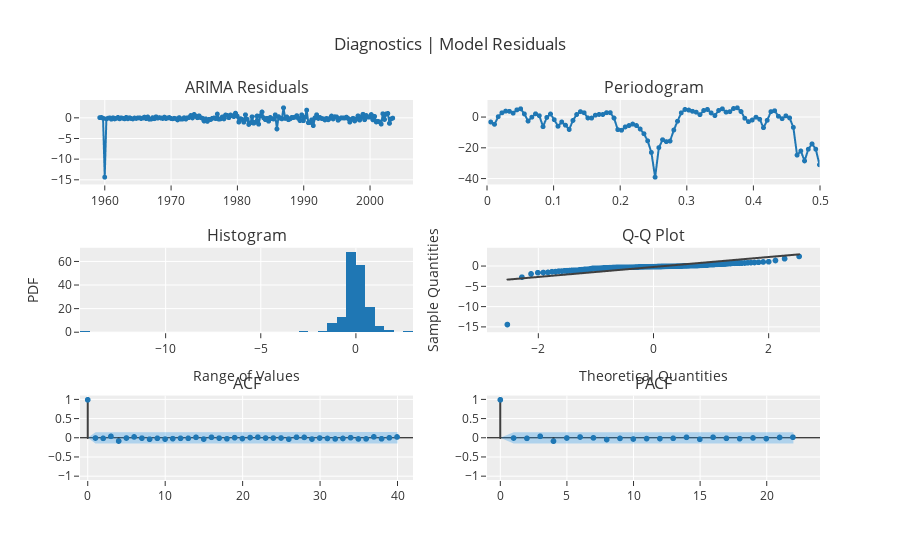

Notebook source saved alongside this figure:
### Code cell
# check the residuals of the sarima model
exp.plot_model(sar1, plot='diagnostics')

### Figure 1 — Plotly figure (JSON) as saved in the notebook; plotly's stock layout.template omitted (floating-point values rounded to 4 significant figures; data arrays with more than 128 entries replaced by an {"elided": "..."} marker saying what was removed)
{"data": [{"line": {"color": "rgb(31, 119, 180)", "width": 2}, "marker": {"color": "rgb(31, 119, 180)", "size": 5}, "mode": "lines+markers", "name": "ARIMA", "showlegend": false, "type": "scattergl", "x": {"elided": "178 str values"}, "xaxis": "x", "y": {"elided": "178 float values"}, "yaxis": "y"}, {"hoverinfo": "text", "hovertext": ["Freq: 0.0056<br>Ampl: -2.9874<br>Time period: 178.0", "Freq: 0.0112<br>Ampl: -4.4656<br>Time period: 89.0", "Freq: 0.0169<br>Ampl: 0.5081<br>Time period: 59.3333", "Freq: 0.0225<br>Ampl: 3.0516<br>Time period: 44.5", "Freq: 0.0281<br>Ampl: 4.1677<br>Time period: 35.6", "Freq: 0.0337<br>Ampl: 4.0035<br>Time period: 29.6667", "Freq: 0.0393<br>Ampl: 2.8151<br>Time period: 25.4286", "Freq: 0.0449<br>Ampl: 4.9774<br>Time period: 22.25", "Freq: 0.0506<br>Ampl: 5.6744<br>Time period: 19.7778", "Freq: 0.0562<br>Ampl: 2.3183<br>Time period: 17.8", "Freq: 0.0618<br>Ampl: -2.3597<br>Time period: 16.1818", "Freq: 0.0674<br>Ampl: 0.185<br>Time period: 14.8333", "Freq: 0.073<br>Ampl: 2.3923<br>Time period: 13.6923", "Freq: 0.0787<br>Ampl: 1.1406<br>Time period: 12.7143", "Freq: 0.0843<br>Ampl: -6.018<br>Time period: 11.8667", "Freq: 0.0899<br>Ampl: 0.0285<br>Time period: 11.125", "Freq: 0.0955<br>Ampl: 2.2713<br>Time period: 10.4706", "Freq: 0.1011<br>Ampl: -1.4369<br>Time period: 9.8889", "Freq: 0.1067<br>Ampl: -5.7527<br>Time period: 9.3684", "Freq: 0.1124<br>Ampl: -2.9438<br>Time period: 8.9", "Freq: 0.118<br>Ampl: -5.049<br>Time period: 8.4762", "Freq: 0.1236<br>Ampl: -7.8612<br>Time period: 8.0909", "Freq: 0.1292<br>Ampl: -1.9497<br>Time period: 7.7391", "Freq: 0.1348<br>Ampl: 1.9137<br>Time period: 7.4167", "Freq: 0.1404<br>Ampl: 3.7944<br>Time period: 7.12", "Freq: 0.1461<br>Ampl: 3.0808<br>Time period: 6.8462", "Freq: 0.1517<br>Ampl: -0.3325<br>Time period: 6.5926", "Freq: 0.1573<br>Ampl: -0.4027<br>Time period: 6.3571", "Freq: 0.1629<br>Ampl: 1.5036<br>Time period: 6.1379", "Freq: 0.1685<br>Ampl: 2.0033<br>Time period: 5.9333", "Freq: 0.1742<br>Ampl: 1.9395<br>Time period: 5.7419", "Freq: 0.1798<br>Ampl: 3.1224<br>Time period: 5.5625", "Freq: 0.1854<br>Ampl: 3.1451<br>Time period: 5.3939", "Freq: 0.191<br>Ampl: -0.3824<br>Time period: 5.2353", "Freq: 0.1966<br>Ampl: -7.9303<br>Time period: 5.0857", "Freq: 0.2022<br>Ampl: -8.3479<br>Time period: 4.9444", "Freq: 0.2079<br>Ampl: -6.1787<br>Time period: 4.8108", "Freq: 0.2135<br>Ampl: -5.2855<br>Time period: 4.6842", "Freq: 0.2191<br>Ampl: -4.3202<br>Time period: 4.5641", "Freq: 0.2247<br>Ampl: -5.2724<br>Time period: 4.45", "Freq: 0.2303<br>Ampl: -7.5556<br>Time period: 4.3415", "Freq: 0.236<br>Ampl: -10.6128<br>Time period: 4.2381", "Freq: 0.2416<br>Ampl: -15.2679<br>Time period: 4.1395", "Freq: 0.2472<br>Ampl: -22.8821<br>Time period: 4.0455", "Freq: 0.2528<br>Ampl: -39.0364<br>Time period: 3.9556", "Freq: 0.2584<br>Ampl: -19.7087<br>Time period: 3.8696", "Freq: 0.264<br>Ampl: -14.5494<br>Time period: 3.7872", "Freq: 0.2697<br>Ampl: -15.7868<br>Time period: 3.7083", "Freq: 0.2753<br>Ampl: -15.429<br>Time period: 3.6327", "Freq: 0.2809<br>Ampl: -8.2<br>Time period: 3.56", "Freq: 0.2865<br>Ampl: -2.454<br>Time period: 3.4902", "Freq: 0.2921<br>Ampl: 3.0297<br>Time period: 3.4231", "Freq: 0.2978<br>Ampl: 5.2633<br>Time period: 3.3585", "Freq: 0.3034<br>Ampl: 4.8319<br>Time period: 3.2963", "Freq: 0.309<br>Ampl: 4.0484<br>Time period: 3.2364", "Freq: 0.3146<br>Ampl: 3.459<br>Time period: 3.1786", "Freq: 0.3202<br>Ampl: 1.8405<br>Time period: 3.1228", "Freq: 0.3258<br>Ampl: 4.5631<br>Time period: 3.069", "Freq: 0.3315<br>Ampl: 5.2585<br>Time period: 3.0169", "Freq: 0.3371<br>Ampl: 2.9866<br>Time period: 2.9667", "Freq: 0.3427<br>Ampl: 1.2388<br>Time period: 2.918", "Freq: 0.3483<br>Ampl: 4.5901<br>Time period: 2.871", "Freq: 0.3539<br>Ampl: 5.6537<br>Time period: 2.8254", "Freq: 0.3596<br>Ampl: 3.5042<br>Time period: 2.7812", "Freq: 0.3652<br>Ampl: 3.8095<br>Time period: 2.7385", "Freq: 0.3708<br>Ampl: 5.8561<br>Time period: 2.697", "Freq: 0.3764<br>Ampl: 6.3182<br>Time period: 2.6567", "Freq: 0.382<br>Ampl: 3.8672<br>Time period: 2.6176", "Freq: 0.3876<br>Ampl: -0.5014<br>Time period: 2.5797", "Freq: 0.3933<br>Ampl: -2.7035<br>Time period: 2.5429", "Freq: 0.3989<br>Ampl: -1.669<br>Time period: 2.507", "Freq: 0.4045<br>Ampl: 0.1718<br>Time period: 2.4722", "Freq: 0.4101<br>Ampl: -1.1775<br>Time period: 2.4384", "Freq: 0.4157<br>Ampl: -6.6652<br>Time period: 2.4054", "Freq: 0.4213<br>Ampl: -1.8573<br>Time period: 2.3733", "Freq: 0.427<br>Ampl: 3.8315<br>Time period: 2.3421", "Freq: 0.4326<br>Ampl: 4.3862<br>Time period: 2.3117", "Freq: 0.4382<br>Ampl: 0.8013<br>Time period: 2.2821", "Freq: 0.4438<br>Ampl: -0.7923<br>Time period: 2.2532", "Freq: 0.4494<br>Ampl: 1.0649<br>Time period: 2.225", "Freq: 0.4551<br>Ampl: -0.3172<br>Time period: 2.1975", "Freq: 0.4607<br>Ampl: -6.4665<br>Time period: 2.1707", "Freq: 0.4663<br>Ampl: -24.6149<br>Time period: 2.1446", "Freq: 0.4719<br>Ampl: -21.9058<br>Time period: 2.119", "Freq: 0.4775<br>Ampl: -28.3922<br>Time period: 2.0941", "Freq: 0.4831<br>Ampl: -20.7518<br>Time period: 2.0698", "Freq: 0.4888<br>Ampl: -17.2495<br>Time period: 2.046", "Freq: 0.4944<br>Ampl: -20.701<br>Time period: 2.0227", "Freq: 0.5<br>Ampl: -30.9103<br>Time period: 2.0"], "line": {"color": "#1f77b4", "width": 2}, "marker": {"size": 5}, "mode": "lines+markers", "name": "ARIMA", "showlegend": false, "type": "scattergl", "x": [0.005618, 0.01124, 0.01685, 0.02247, 0.02809, 0.03371, 0.03933, 0.04494, 0.05056, 0.05618, 0.0618, 0.06742, 0.07303, 0.07865, 0.08427, 0.08989, 0.09551, 0.1011, 0.1067, 0.1124, 0.118, 0.1236, 0.1292, 0.1348, 0.1404, 0.1461, 0.1517, 0.1573, 0.1629, 0.1685, 0.1742, 0.1798, 0.1854, 0.191, 0.1966, 0.2022, 0.2079, 0.2135, 0.2191, 0.2247, 0.2303, 0.236, 0.2416, 0.2472, 0.2528, 0.2584, 0.264, 0.2697, 0.2753, 0.2809, 0.2865, 0.2921, 0.2978, 0.3034, 0.309, 0.3146, 0.3202, 0.3258, 0.3315, 0.3371, 0.3427, 0.3483, 0.3539, 0.3596, 0.3652, 0.3708, 0.3764, 0.382, 0.3876, 0.3933, 0.3989, 0.4045, 0.4101, 0.4157, 0.4213, 0.427, 0.4326, 0.4382, 0.4438, 0.4494, 0.4551, 0.4607, 0.4663, 0.4719, 0.4775, 0.4831, 0.4888, 0.4944, 0.5], "xaxis": "x2", "y": [-2.987, -4.466, 0.5081, 3.052, 4.168, 4.003, 2.815, 4.977, 5.674, 2.318, -2.36, 0.185, 2.392, 1.141, -6.018, 0.02851, 2.271, -1.437, -5.753, -2.944, -5.049, -7.861, -1.95, 1.914, 3.794, 3.081, -0.3325, -0.4027, 1.504, 2.003, 1.94, 3.122, 3.145, -0.3824, -7.93, -8.348, -6.179, -5.286, -4.32, -5.272, -7.556, -10.61, -15.27, -22.88, -39.04, -19.71, -14.55, -15.79, -15.43, -8.2, -2.454, 3.03, 5.263, 4.832, 4.048, 3.459, 1.84, 4.563, 5.259, 2.987, 1.239, 4.59, 5.654, 3.504, 3.809, 5.856, 6.318, 3.867, -0.5014, -2.704, -1.669, 0.1718, -1.178, -6.665, -1.857, 3.831, 4.386, 0.8013, -0.7923, 1.065, -0.3172, -6.467, -24.61, -21.91, -28.39, -20.75, -17.25, -20.7, -30.91], "yaxis": "y2"}, {"alignmentgroup": "True", "bingroup": "x", "hovertemplate": "variable=ARIMA<br>value=%{x}<br>count=%{y}<extra></extra>", "legendgroup": "ARIMA", "marker": {"color": "#1f77b4", "pattern": {"shape": ""}}, "name": "ARIMA", "offsetgroup": "ARIMA", "orientation": "v", "showlegend": false, "type": "histogram", "x": {"elided": "178 float values"}, "xaxis": "x3", "yaxis": "y3"}, {"marker": {"color": "#1f77b4"}, "mode": "markers", "name": "ARIMA", "showlegend": false, "type": "scattergl", "x": {"elided": "178 float values"}, "xaxis": "x4", "y": {"elided": "178 float values"}, "yaxis": "y4"}, {"line": {"color": "#3f3f3f"}, "mode": "lines", "name": "ARIMA", "showlegend": false, "type": "scattergl", "x": {"elided": "178 float values"}, "xaxis": "x4", "y": {"elided": "178 float values"}, "yaxis": "y4"}, {"line": {"color": "#3f3f3f"}, "mode": "lines", "name": "ACF", "showlegend": false, "type": "scattergl", "x": [0, 0], "xaxis": "x5", "y": [0, 1], "yaxis": "y5"}, {"line": {"color": "#3f3f3f"}, "mode": "lines", "name": "ACF", "showlegend": false, "type": "scattergl", "x": [1, 1], "xaxis": "x5", "y": [0, -0.0005858], "yaxis": "y5"}, {"line": {"color": "#3f3f3f"}, "mode": "lines", "name": "ACF", "showlegend": false, "type": "scattergl", "x": [2, 2], "xaxis": "x5", "y": [0, -0.00902], "yaxis": "y5"}, {"line": {"color": "#3f3f3f"}, "mode": "lines", "name": "ACF", "showlegend": false, "type": "scattergl", "x": [3, 3], "xaxis": "x5", "y": [0, 0.04319], "yaxis": "y5"}, {"line": {"color": "#3f3f3f"}, "mode": "lines", "name": "ACF", "showlegend": false, "type": "scattergl", "x": [4, 4], "xaxis": "x5", "y": [0, -0.07942], "yaxis": "y5"}, {"line": {"color": "#3f3f3f"}, "mode": "lines", "name": "ACF", "showlegend": false, "type": "scattergl", "x": [5, 5], "xaxis": "x5", "y": [0, -0.001144], "yaxis": "y5"}, {"line": {"color": "#3f3f3f"}, "mode": "lines", "name": "ACF", "showlegend": false, "type": "scattergl", "x": [6, 6], "xaxis": "x5", "y": [0, 0.02779], "yaxis": "y5"}, {"line": {"color": "#3f3f3f"}, "mode": "lines", "name": "ACF", "showlegend": false, "type": "scattergl", "x": [7, 7], "xaxis": "x5", "y": [0, -0.003687], "yaxis": "y5"}, {"line": {"color": "#3f3f3f"}, "mode": "lines", "name": "ACF", "showlegend": false, "type": "scattergl", "x": [8, 8], "xaxis": "x5", "y": [0, -0.03262], "yaxis": "y5"}, {"line": {"color": "#3f3f3f"}, "mode": "lines", "name": "ACF", "showlegend": false, "type": "scattergl", "x": [9, 9], "xaxis": "x5", "y": [0, -0.007953], "yaxis": "y5"}, {"line": {"color": "#3f3f3f"}, "mode": "lines", "name": "ACF", "showlegend": false, "type": "scattergl", "x": [10, 10], "xaxis": "x5", "y": [0, -0.02833], "yaxis": "y5"}, {"line": {"color": "#3f3f3f"}, "mode": "lines", "name": "ACF", "showlegend": false, "type": "scattergl", "x": [11, 11], "xaxis": "x5", "y": [0, -0.01745], "yaxis": "y5"}, {"line": {"color": "#3f3f3f"}, "mode": "lines", "name": "ACF", "showlegend": false, "type": "scattergl", "x": [12, 12], "xaxis": "x5", "y": [0, -0.009022], "yaxis": "y5"}, {"line": {"color": "#3f3f3f"}, "mode": "lines", "name": "ACF", "showlegend": false, "type": "scattergl", "x": [13, 13], "xaxis": "x5", "y": [0, -0.008086], "yaxis": "y5"}, {"line": {"color": "#3f3f3f"}, "mode": "lines", "name": "ACF", "showlegend": false, "type": "scattergl", "x": [14, 14], "xaxis": "x5", "y": [0, 0.01726], "yaxis": "y5"}, {"line": {"color": "#3f3f3f"}, "mode": "lines", "name": "ACF", "showlegend": false, "type": "scattergl", "x": [15, 15], "xaxis": "x5", "y": [0, -0.0286], "yaxis": "y5"}, {"line": {"color": "#3f3f3f"}, "mode": "lines", "name": "ACF", "showlegend": false, "type": "scattergl", "x": [16, 16], "xaxis": "x5", "y": [0, 0.01767], "yaxis": "y5"}, {"line": {"color": "#3f3f3f"}, "mode": "lines", "name": "ACF", "showlegend": false, "type": "scattergl", "x": [17, 17], "xaxis": "x5", "y": [0, -0.004354], "yaxis": "y5"}, {"line": {"color": "#3f3f3f"}, "mode": "lines", "name": "ACF", "showlegend": false, "type": "scattergl", "x": [18, 18], "xaxis": "x5", "y": [0, -0.02012], "yaxis": "y5"}, {"line": {"color": "#3f3f3f"}, "mode": "lines", "name": "ACF", "showlegend": false, "type": "scattergl", "x": [19, 19], "xaxis": "x5", "y": [0, 0.008433], "yaxis": "y5"}, {"line": {"color": "#3f3f3f"}, "mode": "lines", "name": "ACF", "showlegend": false, "type": "scattergl", "x": [20, 20], "xaxis": "x5", "y": [0, -0.01442], "yaxis": "y5"}, {"line": {"color": "#3f3f3f"}, "mode": "lines", "name": "ACF", "showlegend": false, "type": "scattergl", "x": [21, 21], "xaxis": "x5", "y": [0, 0.0116], "yaxis": "y5"}, {"line": {"color": "#3f3f3f"}, "mode": "lines", "name": "ACF", "showlegend": false, "type": "scattergl", "x": [22, 22], "xaxis": "x5", "y": [0, 0.0216], "yaxis": "y5"}, {"line": {"color": "#3f3f3f"}, "mode": "lines", "name": "ACF", "showlegend": false, "type": "scattergl", "x": [23, 23], "xaxis": "x5", "y": [0, -0.001854], "yaxis": "y5"}, {"line": {"color": "#3f3f3f"}, "mode": "lines", "name": "ACF", "showlegend": false, "type": "scattergl", "x": [24, 24], "xaxis": "x5", "y": [0, -0.002101], "yaxis": "y5"}, {"line": {"color": "#3f3f3f"}, "mode": "lines", "name": "ACF", "showlegend": false, "type": "scattergl", "x": [25, 25], "xaxis": "x5", "y": [0, 0.0003114], "yaxis": "y5"}, {"line": {"color": "#3f3f3f"}, "mode": "lines", "name": "ACF", "showlegend": false, "type": "scattergl", "x": [26, 26], "xaxis": "x5", "y": [0, -0.02992], "yaxis": "y5"}, {"line": {"color": "#3f3f3f"}, "mode": "lines", "name": "ACF", "showlegend": false, "type": "scattergl", "x": [27, 27], "xaxis": "x5", "y": [0, 0.01948], "yaxis": "y5"}, {"line": {"color": "#3f3f3f"}, "mode": "lines", "name": "ACF", "showlegend": false, "type": "scattergl", "x": [28, 28], "xaxis": "x5", "y": [0, 0.01666], "yaxis": "y5"}, {"line": {"color": "#3f3f3f"}, "mode": "lines", "name": "ACF", "showlegend": false, "type": "scattergl", "x": [29, 29], "xaxis": "x5", "y": [0, -0.02743], "yaxis": "y5"}, {"line": {"color": "#3f3f3f"}, "mode": "lines", "name": "ACF", "showlegend": false, "type": "scattergl", "x": [30, 30], "xaxis": "x5", "y": [0, -0.0005798], "yaxis": "y5"}, {"line": {"color": "#3f3f3f"}, "mode": "lines", "name": "ACF", "showlegend": false, "type": "scattergl", "x": [31, 31], "xaxis": "x5", "y": [0, -0.01254], "yaxis": "y5"}, {"line": {"color": "#3f3f3f"}, "mode": "lines", "name": "ACF", "showlegend": false, "type": "scattergl", "x": [32, 32], "xaxis": "x5", "y": [0, -0.0239], "yaxis": "y5"}, {"line": {"color": "#3f3f3f"}, "mode": "lines", "name": "ACF", "showlegend": false, "type": "scattergl", "x": [33, 33], "xaxis": "x5", "y": [0, -0.01267], "yaxis": "y5"}, {"line": {"color": "#3f3f3f"}, "mode": "lines", "name": "ACF", "showlegend": false, "type": "scattergl", "x": [34, 34], "xaxis": "x5", "y": [0, 0.008895], "yaxis": "y5"}, {"line": {"color": "#3f3f3f"}, "mode": "lines", "name": "ACF", "showlegend": false, "type": "scattergl", "x": [35, 35], "xaxis": "x5", "y": [0, -0.02467], "yaxis": "y5"}, {"line": {"color": "#3f3f3f"}, "mode": "lines", "name": "ACF", "showlegend": false, "type": "scattergl", "x": [36, 36], "xaxis": "x5", "y": [0, -0.02304], "yaxis": "y5"}, {"line": {"color": "#3f3f3f"}, "mode": "lines", "name": "ACF", "showlegend": false, "type": "scattergl", "x": [37, 37], "xaxis": "x5", "y": [0, 0.02977], "yaxis": "y5"}, {"line": {"color": "#3f3f3f"}, "mode": "lines", "name": "ACF", "showlegend": false, "type": "scattergl", "x": [38, 38], "xaxis": "x5", "y": [0, -0.0203], "yaxis": "y5"}, {"line": {"color": "#3f3f3f"}, "mode": "lines", "name": "ACF", "showlegend": false, "type": "scattergl", "x": [39, 39], "xaxis": "x5", "y": [0, 0.005347], "yaxis": "y5"}, {"line": {"color": "#3f3f3f"}, "mode": "lines", "name": "ACF", "showlegend": false, "type": "scattergl", "x": [40, 40], "xaxis": "x5", "y": [0, 0.02703], "yaxis": "y5"}, {"marker": {"color": "#1f77b4", "size": 6}, "mode": "markers", "name": "ACF", "showlegend": false, "type": "scattergl", "x": [0, 1, 2, 3, 4, 5, 6, 7, 8, 9, 10, 11, 12, 13, 14, 15, 16, 17, 18, 19, 20, 21, 22, 23, 24, 25, 26, 27, 28, 29, 30, 31, 32, 33, 34, 35, 36, 37, 38, 39, 40], "xaxis": "x5", "y": [1, -0.0005858, -0.00902, 0.04319, -0.07942, -0.001144, 0.02779, -0.003687, -0.03262, -0.007953, -0.02833, -0.01745, -0.009022, -0.008086, 0.01726, -0.0286, 0.01767, -0.004354, -0.02012, 0.008433, -0.01442, 0.0116, 0.0216, -0.001854, -0.002101, 0.0003114, -0.02992, 0.01948, 0.01666, -0.02743, -0.0005798, -0.01254, -0.0239, -0.01267, 0.008895, -0.02467, -0.02304, 0.02977, -0.0203, 0.005347, 0.02703], "yaxis": "y5"}, {"line": {"color": "rgba(255,255,255,0)"}, "mode": "lines", "name": "UC", "showlegend": false, "type": "scatter", "x": [0, 1, 2, 3, 4, 5, 6, 7, 8, 9, 10, 11, 12, 13, 14, 15, 16, 17, 18, 19, 20, 21, 22, 23, 24, 25, 26, 27, 28, 29, 30, 31, 32, 33, 34, 35, 36, 37, 38, 39, 40], "xaxis": "x5", "y": [0, 0.1469, 0.1469, 0.1469, 0.1472, 0.1481, 0.1481, 0.1482, 0.1482, 0.1484, 0.1484, 0.1485, 0.1486, 0.1486, 0.1486, 0.1486, 0.1487, 0.1488, 0.1488, 0.1488, 0.1489, 0.1489, 0.1489, 0.149, 0.149, 0.149, 0.149, 0.1491, 0.1492, 0.1492, 0.1493, 0.1493, 0.1493, 0.1494, 0.1494, 0.1494, 0.1495, 0.1496, 0.1497, 0.1498, 0.1498], "yaxis": "y5"}, {"fill": "tonexty", "fillcolor": "rgba(32, 146, 230,0.3)", "line": {"color": "rgba(255,255,255,0)"}, "mode": "lines", "name": "LC", "showlegend": false, "type": "scatter", "x": [0, 1, 2, 3, 4, 5, 6, 7, 8, 9, 10, 11, 12, 13, 14, 15, 16, 17, 18, 19, 20, 21, 22, 23, 24, 25, 26, 27, 28, 29, 30, 31, 32, 33, 34, 35, 36, 37, 38, 39, 40], "xaxis": "x5", "y": [0, -0.1469, -0.1469, -0.1469, -0.1472, -0.1481, -0.1481, -0.1482, -0.1482, -0.1484, -0.1484, -0.1485, -0.1486, -0.1486, -0.1486, -0.1486, -0.1487, -0.1488, -0.1488, -0.1488, -0.1489, -0.1489, -0.1489, -0.149, -0.149, -0.149, -0.149, -0.1491, -0.1492, -0.1492, -0.1493, -0.1493, -0.1493, -0.1494, -0.1494, -0.1494, -0.1495, -0.1496, -0.1497, -0.1498, -0.1498], "yaxis": "y5"}, {"line": {"color": "#3f3f3f"}, "mode": "lines", "name": "PACF", "showlegend": false, "type": "scattergl", "x": [0, 0], "xaxis": "x6", "y": [0, 1], "yaxis": "y6"}, {"line": {"color": "#3f3f3f"}, "mode": "lines", "name": "PACF", "showlegend": false, "type": "scattergl", "x": [1, 1], "xaxis": "x6", "y": [0, -0.0005891], "yaxis": "y6"}, {"line": {"color": "#3f3f3f"}, "mode": "lines", "name": "PACF", "showlegend": false, "type": "scattergl", "x": [2, 2], "xaxis": "x6", "y": [0, -0.009123], "yaxis": "y6"}, {"line": {"color": "#3f3f3f"}, "mode": "lines", "name": "PACF", "showlegend": false, "type": "scattergl", "x": [3, 3], "xaxis": "x6", "y": [0, 0.04392], "yaxis": "y6"}, {"line": {"color": "#3f3f3f"}, "mode": "lines", "name": "PACF", "showlegend": false, "type": "scattergl", "x": [4, 4], "xaxis": "x6", "y": [0, -0.08146], "yaxis": "y6"}, {"line": {"color": "#3f3f3f"}, "mode": "lines", "name": "PACF", "showlegend": false, "type": "scattergl", "x": [5, 5], "xaxis": "x6", "y": [0, -0.0001184], "yaxis": "y6"}, {"line": {"color": "#3f3f3f"}, "mode": "lines", "name": "PACF", "showlegend": false, "type": "scattergl", "x": [6, 6], "xaxis": "x6", "y": [0, 0.02552], "yaxis": "y6"}, {"line": {"color": "#3f3f3f"}, "mode": "lines", "name": "PACF", "showlegend": false, "type": "scattergl", "x": [7, 7], "xaxis": "x6", "y": [0, 0.003141], "yaxis": "y6"}, {"line": {"color": "#3f3f3f"}, "mode": "lines", "name": "PACF", "showlegend": false, "type": "scattergl", "x": [8, 8], "xaxis": "x6", "y": [0, -0.04061], "yaxis": "y6"}, {"line": {"color": "#3f3f3f"}, "mode": "lines", "name": "PACF", "showlegend": false, "type": "scattergl", "x": [9, 9], "xaxis": "x6", "y": [0, -0.01071], "yaxis": "y6"}, {"line": {"color": "#3f3f3f"}, "mode": "lines", "name": "PACF", "showlegend": false, "type": "scattergl", "x": [10, 10], "xaxis": "x6", "y": [0, -0.02634], "yaxis": "y6"}, {"line": {"color": "#3f3f3f"}, "mode": "lines", "name": "PACF", "showlegend": false, "type": "scattergl", "x": [11, 11], "xaxis": "x6", "y": [0, -0.01557], "yaxis": "y6"}, {"line": {"color": "#3f3f3f"}, "mode": "lines", "name": "PACF", "showlegend": false, "type": "scattergl", "x": [12, 12], "xaxis": "x6", "y": [0, -0.01627], "yaxis": "y6"}, {"line": {"color": "#3f3f3f"}, "mode": "lines", "name": "PACF", "showlegend": false, "type": "scattergl", "x": [13, 13], "xaxis": "x6", "y": [0, -0.008204], "yaxis": "y6"}, {"line": {"color": "#3f3f3f"}, "mode": "lines", "name": "PACF", "showlegend": false, "type": "scattergl", "x": [14, 14], "xaxis": "x6", "y": [0, 0.01756], "yaxis": "y6"}, {"line": {"color": "#3f3f3f"}, "mode": "lines", "name": "PACF", "showlegend": false, "type": "scattergl", "x": [15, 15], "xaxis": "x6", "y": [0, -0.03313], "yaxis": "y6"}, {"line": {"color": "#3f3f3f"}, "mode": "lines", "name": "PACF", "showlegend": false, "type": "scattergl", "x": [16, 16], "xaxis": "x6", "y": [0, 0.01875], "yaxis": "y6"}, {"line": {"color": "#3f3f3f"}, "mode": "lines", "name": "PACF", "showlegend": false, "type": "scattergl", "x": [17, 17], "xaxis": "x6", "y": [0, -0.008347], "yaxis": "y6"}, {"line": {"color": "#3f3f3f"}, "mode": "lines", "name": "PACF", "showlegend": false, "type": "scattergl", "x": [18, 18], "xaxis": "x6", "y": [0, -0.01804], "yaxis": "y6"}, {"line": {"color": "#3f3f3f"}, "mode": "lines", "name": "PACF", "showlegend": false, "type": "scattergl", "x": [19, 19], "xaxis": "x6", "y": [0, 0.001035], "yaxis": "y6"}, {"line": {"color": "#3f3f3f"}, "mode": "lines", "name": "PACF", "showlegend": false, "type": "scattergl", "x": [20, 20], "xaxis": "x6", "y": [0, -0.01611], "yaxis": "y6"}, {"line": {"color": "#3f3f3f"}, "mode": "lines", "name": "PACF", "showlegend": false, "type": "scattergl", "x": [21, 21], "xaxis": "x6", "y": [0, 0.014], "yaxis": "y6"}, {"line": {"color": "#3f3f3f"}, "mode": "lines", "name": "PACF", "showlegend": false, "type": "scattergl", "x": [22, 22], "xaxis": "x6", "y": [0, 0.01987], "yaxis": "y6"}, {"marker": {"color": "#1f77b4", "size": 6}, "mode": "markers", "name": "PACF", "showlegend": false, "type": "scattergl", "x": [0, 1, 2, 3, 4, 5, 6, 7, 8, 9, 10, 11, 12, 13, 14, 15, 16, 17, 18, 19, 20, 21, 22], "xaxis": "x6", "y": [1, -0.0005891, -0.009123, 0.04392, -0.08146, -0.0001184, 0.02552, 0.003141, -0.04061, -0.01071, -0.02634, -0.01557, -0.01627, -0.008204, 0.01756, -0.03313, 0.01875, -0.008347, -0.01804, 0.001035, -0.01611, 0.014, 0.01987], "yaxis": "y6"}, {"line": {"color": "rgba(255,255,255,0)"}, "mode": "lines", "name": "UC", "showlegend": false, "type": "scatter", "x": [0, 1, 2, 3, 4, 5, 6, 7, 8, 9, 10, 11, 12, 13, 14, 15, 16, 17, 18, 19, 20, 21, 22], "xaxis": "x6", "y": [0, 0.1469, 0.1469, 0.1469, 0.1469, 0.1469, 0.1469, 0.1469, 0.1469, 0.1469, 0.1469, 0.1469, 0.1469, 0.1469, 0.1469, 0.1469, 0.1469, 0.1469, 0.1469, 0.1469, 0.1469, 0.1469, 0.1469], "yaxis": "y6"}, {"fill": "tonexty", "fillcolor": "rgba(32, 146, 230,0.3)", "line": {"color": "rgba(255,255,255,0)"}, "mode": "lines", "name": "LC", "showlegend": false, "type": "scatter", "x": [0, 1, 2, 3, 4, 5, 6, 7, 8, 9, 10, 11, 12, 13, 14, 15, 16, 17, 18, 19, 20, 21, 22], "xaxis": "x6", "y": [0, -0.1469, -0.1469, -0.1469, -0.1469, -0.1469, -0.1469, -0.1469, -0.1469, -0.1469, -0.1469, -0.1469, -0.1469, -0.1469, -0.1469, -0.1469, -0.1469, -0.1469, -0.1469, -0.1469, -0.1469, -0.1469, -0.1469], "yaxis": "y6"}], "layout": {"annotations": [{"font": {"size": 16}, "showarrow": false, "text": "ARIMA Residuals", "x": 0.225, "xanchor": "center", "xref": "paper", "y": 1, "yanchor": "bottom", "yref": "paper"}, {"font": {"size": 16}, "showarrow": false, "text": "Periodogram", "x": 0.775, "xanchor": "center", "xref": "paper", "y": 1, "yanchor": "bottom", "yref": "paper"}, {"font": {"size": 16}, "showarrow": false, "text": "Histogram", "x": 0.225, "xanchor": "center", "xref": "paper", "y": 0.6111, "yanchor": "bottom", "yref": "paper"}, {"font": {"size": 16}, "showarrow": false, "text": "Q-Q Plot", "x": 0.775, "xanchor": "center", "xref": "paper", "y": 0.6111, "yanchor": "bottom", "yref": "paper"}, {"font": {"size": 16}, "showarrow": false, "text": "ACF", "x": 0.225, "xanchor": "center", "xref": "paper", "y": 0.2222, "yanchor": "bottom", "yref": "paper"}, {"font": {"size": 16}, "showarrow": false, "text": "PACF", "x": 0.775, "xanchor": "center", "xref": "paper", "y": 0.2222, "yanchor": "bottom", "yref": "paper"}], "showlegend": false, "title": {"text": "Diagnostics | Model Residuals"}, "xaxis": {"anchor": "y", "domain": [0, 0.45]}, "xaxis2": {"anchor": "y2", "domain": [0.55, 1], "range": [0, 0.5]}, "xaxis3": {"anchor": "y3", "domain": [0, 0.45], "title": {"text": "Range of Values"}}, "xaxis4": {"anchor": "y4", "domain": [0.55, 1], "title": {"text": "Theoretical Quantities"}}, "xaxis5": {"anchor": "y5", "domain": [0, 0.45], "range": [-1, 42]}, "xaxis6": {"anchor": "y6", "domain": [0.55, 1], "range": [-1, 24]}, "yaxis": {"anchor": "x", "domain": [0.7778, 1]}, "yaxis2": {"anchor": "x2", "domain": [0.7778, 1]}, "yaxis3": {"anchor": "x3", "domain": [0.3889, 0.6111], "title": {"text": "PDF"}}, "yaxis4": {"anchor": "x4", "domain": [0.3889, 0.6111], "title": {"text": "Sample Quantities"}}, "yaxis5": {"anchor": "x5", "domain": [0, 0.2222], "range": [-1.1, 1.1], "zerolinecolor": "#000000"}, "yaxis6": {"anchor": "x6", "domain": [0, 0.2222], "range": [-1.1, 1.1], "zerolinecolor": "#000000"}}}
